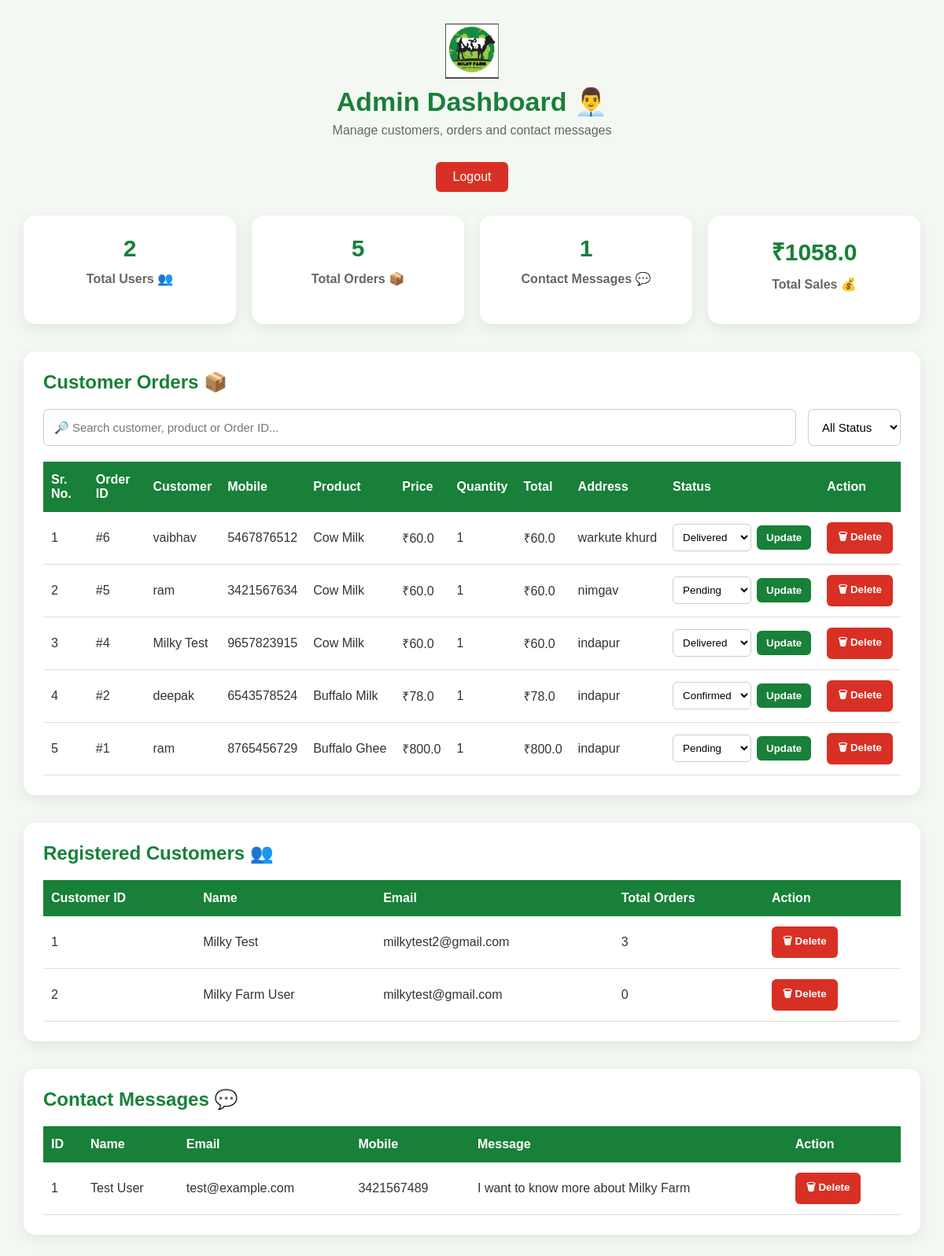
Page /admin (signed in) on the committed database.
### tables this page shows
CREATE TABLE orders (
            id INTEGER PRIMARY KEY AUTOINCREMENT,
            customer_name TEXT NOT NULL,
            mobile TEXT NOT NULL,
            product TEXT NOT NULL,
            price REAL NOT NULL,
            quantity INTEGER NOT NULL,
            address TEXT NOT NULL
        , status TEXT NOT NULL DEFAULT 'Pending', user_id INTEGER);

CREATE TABLE users (
            id INTEGER PRIMARY KEY AUTOINCREMENT,
            name TEXT NOT NULL,
            email TEXT UNIQUE NOT NULL,
            password TEXT NOT NULL
        );

CREATE TABLE contacts (
                id INTEGER PRIMARY KEY AUTOINCREMENT,
                name TEXT NOT NULL,
                email TEXT NOT NULL,
                mobile TEXT NOT NULL,
                message TEXT NOT NULL
            );

### app.py (the view)
@app.route("/admin")
def admin():
    if "admin_logged_in" not in session:
        return redirect("/admin-login")
    conn = sqlite3.connect("milky_farm.db")
    cursor = conn.cursor()
    cursor.execute("""
        SELECT
            id,
            customer_name,
            mobile,
            product,
            price,
            quantity,
            address,
            status
        FROM orders
        ORDER BY id DESC
    """)
    orders_data = cursor.fetchall()
    orders = []
    for order in orders_data:
        (
            order_id,
            customer_name,
            mobile,
            product,
            price,
            quantity,
            address,
            status
        ) = order
        total = price * quantity
        orders.append((
            order_id,
            customer_name,
            mobile,
            product,
            price,
            quantity,
            total,
            address,
            status
        ))
    cursor.execute("""
        SELECT
            id,
            name,
            email,
            mobile,
            message
        FROM contacts
        ORDER BY id DESC
    """)
    contacts = cursor.fetchall()
    cursor.execute("""
        SELECT
            users.id,
            users.name,
            users.email,
            COUNT(orders.id) AS total_orders
        FROM users
        LEFT JOIN orders
        ON users.id = orders.user_id
        GROUP BY users.id
        ORDER BY users.id DESC
    """)
    customers = cursor.fetchall()
    cursor.execute("""
        SELECT COUNT(*)
        FROM users
    """)
    total_users = cursor.fetchone()[0]
    cursor.execute("""
        SELECT COUNT(*)
        FROM orders
    """)
    total_orders = cursor.fetchone()[0]
    cursor.execute("""
        SELECT COUNT(*)
        FROM contacts
    """)
    total_contacts = cursor.fetchone()[0]
    total_sales = sum(
        order[6]
        for order in orders
    )
    conn.close()
    return render_template(
        "admin.html",
        orders=orders,
        contacts=contacts,
        customers=customers,
        total_users=total_users,
        total_orders=total_orders,
        total_contacts=total_contacts,
        total_sales=total_sales
    )

### templates/admin.html (shortened to what this page needs)
<!DOCTYPE html>
<html lang="en">
<head>
</head>
<body>
    <div class="header">
        <img
            src="{{ url_for('static', filename='images/logo.png') }}"
            alt="Milky Farm Logo"
        >
        <h1>
            Admin Dashboard 👨‍💼
        </h1>
        <p>
            Manage customers, orders and contact messages
        </p>
        <a
            href="/admin-logout"
            class="logout-btn"
        >
            Logout
        </a>
    </div>
    <div class="stats">
        <div class="stat-card">
            <h2>
                {{ total_users }}
            </h2>
            <p>
                Total Users 👥
            </p>
        </div>
        <div class="stat-card">
            <h2>
                {{ total_orders }}
            </h2>
            <p>
                Total Orders 📦
            </p>
        </div>
        <div class="stat-card">
            <h2>
                {{ total_contacts }}
            </h2>
            <p>
                Contact Messages 💬
            </p>
        </div>
        <div class="stat-card">
            <h2>
                ₹{{ total_sales }}
            </h2>
            <p>
                Total Sales 💰
            </p>
        </div>
    </div>
    <div class="section">
        <h2>
            Customer Orders 📦
        </h2>
        <div class="search-area">
            <input
                type="text"
                id="orderSearch"
                placeholder="🔎 Search customer, product or Order ID..."
                onkeyup="searchOrders()"
            >
            <select
                id="statusFilter"
                onchange="searchOrders()"
            >
                <option value="All">
                    All Status
                </option>
            </select>
        </div>
        <table id="ordersTable">
            <thead>
                <tr>
                    <th>
                        Sr. No.
                    </th>
                    <th>
                        Order ID
                    </th>
                    <th>
                        Customer
                    </th>
                    <th>
                        Mobile
                    </th>
                    <th>
                        Product
                    </th>
                    <th>
                        Price
                    </th>
                    <th>
                        Quantity
                    </th>
                    <th>
                        Total
                    </th>
                    <th>
                        Address
                    </th>
                    <th>
                        Status
                    </th>
                    <th>
                        Action
                    </th>
                </tr>
            </thead>
            <tbody>
                {% for order in orders %}
                <tr>
                    <td>
                        {{ loop.index }}
                    </td>
                    <td>
                        #{{ order[0] }}
                    </td>
                    <td>
                        {{ order[1] }}
                    </td>
                    <td>
                        {{ order[2] }}
                    </td>
                    <td>
                        {{ order[3] }}
                    </td>
                    <td>
                        ₹{{ order[4] }}
                    </td>
                    <td>
                        {{ order[5] }}
                    </td>
                    <td>
                        ₹{{ order[6] }}
                    </td>
                    <td>
                        {{ order[7] }}
                    </td>
                    <td>
                        <form
                            action="/update-order-status"
                            method="POST"
                            class="status-form"
                        >
                            <select
                                name="status"
                            >
                                <option
                                    value="Pending"
                                    {% if order[8] == "Pending" %}
                                    selected
                                    {% endif %}
                                >
                                    Pending
                                </option>
                                <option
                                    value="Confirmed"
                                    {% if order[8] == "Confirmed" %}
                                    selected
                                    {% endif %}
                                >
                                    Confirmed
                                </option>
                                <option
                                    value="Delivered"
                                    {% if order[8] == "Delivered" %}
                                    selected
                                    {% endif %}
                                >
                                    Delivered
                                </option>
                            </select>
                            <button
                                type="submit"
                                class="update-btn"
                            >
                                Update
                            </button>
                        </form>
                    </td>
                    <td>
                        <form
                            action="/delete-order/{{ order[0] }}"
                            method="POST"
                            onsubmit="return confirm('Are you sure you want to delete this order?');"
                        >
                            <button
                                type="submit"
                                class="delete-btn"
                            >
                                🗑 Delete
                            </button>
                        </form>
                    </td>
                </tr>
                {% endfor %}
            </tbody>
        </table>
    </div>
    <div class="section">
        <h2>
            Registered Customers 👥
        </h2>
        <table class="customer-table">
            <thead>
                <tr>
                    <th>
                        Customer ID
                    </th>
                    <th>
                        Name
                    </th>
                    <th>
                        Email
                    </th>
                    <th>
                        Total Orders
                    </th>
                    <th>
                        Action
                    </th>
                </tr>
            </thead>
            <tbody>
                {% for customer in customers %}
                <tr>
                    <td>
                        {{ loop.index }}
                    </td>
                    <td>
                        {{ customer[1] }}
                    </td>
                    <td>
                        {{ customer[2] }}
                    </td>
                    <td>
                        {{ customer[3] }}
                    </td>
                    <td>
                        <form
                            action="/delete-user/{{ customer[0] }}"
                            method="POST"
                            onsubmit="return confirm('Are you sure you want to delete this customer?');"
                        >
                            <button
                                type="submit"
                                class="delete-btn"
                            >
                                🗑 Delete
                            </button>
                        </form>
                    </td>
                </tr>
                {% endfor %}
            </tbody>
        </table>
    </div>
    <div class="section">
        <h2>
            Contact Messages 💬
        </h2>
        <table class="contact-table">
            <thead>
                <tr>
                    <th>
                        ID
                    </th>
                    <th>
                        Name
                    </th>
                    <th>
                        Email
                    </th>
                    <th>
                        Mobile
                    </th>
                    <th>
                        Message
                    </th>
                    <th>
                        Action
                    </th>
                </tr>
            </thead>
            <tbody>
                {% for contact in contacts %}
                <tr>
                    <td>
                        {{ contact[0] }}
                    </td>
                    <td>
                        {{ contact[1] }}
                    </td>
                    <td>
                        {{ contact[2] }}
                    </td>
                    <td>
                        {{ contact[3] }}
                    </td>
                    <td>
                        {{ contact[4] }}
                    </td>
                    <td>
                        <form
                            action="/delete-contact/{{ contact[0] }}"
                            method="POST"
                            onsubmit="return confirm('Are you sure you want to delete this message?');"
                        >
                            <button
                                type="submit"
                                class="delete-btn"
                            >
                                🗑 Delete
                            </button>
                        </form>
                    </td>
                </tr>
                {% endfor %}
            </tbody>
        </table>
    </div>
</body>
</html>

### templates/admin.html (style rules this page uses)
* { box-sizing: border-box; }
body { margin: 0; padding: 30px; font-family: Arial, sans-serif; background: #f4f8f3; color: #333; }
.header { text-align: center; margin-bottom: 30px; }
.header img { width: 70px; height: 70px; object-fit: contain; margin-bottom: 5px; }
.header h1 { margin: 0; color: #188038; font-size: 34px; }
.header p { margin-top: 8px; color: #666; font-size: 16px; }
.logout-btn { display: inline-block; margin-top: 15px; padding: 10px 22px; background: #d93025; color: white; text-decoration: none; border-radius: 6px; }
.stats { display: grid; grid-template-columns: repeat(4, 1fr); gap: 20px; max-width: 1200px; margin: auto auto 35px; }
.stat-card { background: white; padding: 25px; border-radius: 15px; text-align: center; box-shadow: 0 5px 18px rgba(0,0,0,0.08); }
.stat-card h2 { margin: 0; color: #188038; font-size: 30px; }
.stat-card p { margin-top: 12px; font-weight: bold; color: #666; }
.section { max-width: 1160px; margin: 0 auto 35px; background: white; padding: 25px; border-radius: 15px; box-shadow: 0 5px 18px rgba(0,0,0,0.08); overflow-x: auto; }
.section h2 { color: #188038; margin-top: 0; }
.search-area { display: flex; gap: 15px; margin-bottom: 20px; }
.search-area input { flex: 1; padding: 13px; border: 1px solid #ccc; border-radius: 7px; font-size: 15px; }
.search-area select { padding: 13px; border: 1px solid #ccc; border-radius: 7px; background: white; font-size: 15px; }
table { width: 100%; border-collapse: collapse; min-width: 1000px; }
th { background: #188038; color: white; padding: 14px 10px; text-align: left; }
td { padding: 13px 10px; border-bottom: 1px solid #ddd; white-space: nowrap; }
.status-form { display: flex; align-items: center; gap: 7px; }
.status-form select { padding: 8px; border: 1px solid #ccc; border-radius: 6px; background: white; }
.update-btn { padding: 8px 12px; border: none; border-radius: 6px; background: #188038; color: white; cursor: pointer; font-weight: bold; }
.delete-btn { padding: 9px 14px; border: none; border-radius: 6px; background: #d93025; color: white; cursor: pointer; font-weight: bold; }
.customer-table { min-width: 700px; }
.contact-table { min-width: 850px; }

### rows in the picture
orders: id "6", customer_name "vaibhav", mobile "5467876512", product "Cow Milk", price "60.0", quantity "1", address "warkute khurd", status "Delivered"
orders: id "5", customer_name "ram", mobile "3421567634", product "Cow Milk", price "60.0", quantity "1", address "nimgav", status "Pending"
orders: id "4", customer_name "Milky Test", mobile "9657823915", product "Cow Milk", price "60.0", quantity "1", address "indapur", status "Delivered"
orders: id "2", customer_name "deepak", mobile "6543578524", product "Buffalo Milk", price "78.0", quantity "1", address "indapur", status "Confirmed"
orders: id "1", customer_name "ram", mobile "8765456729", product "Buffalo Ghee", price "800.0", quantity "1", address "indapur", status "Pending"
users: name "Milky Test", email "milkytest2@gmail.com", customer "3"
users: name "Milky Farm User", email "milkytest@gmail.com", customer "0"
contacts: id "1", name "Test User", email "test@example.com", mobile "3421567489", message "I want to know more about Milky Farm"

### other values in the picture
{{ total_users }} "2"
{{ total_orders }} "5"
{{ total_contacts }} "1"
{{ total_sales }} "1058.0"
